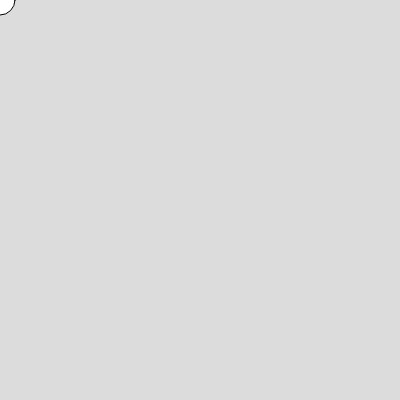
Frame 1 (no input)
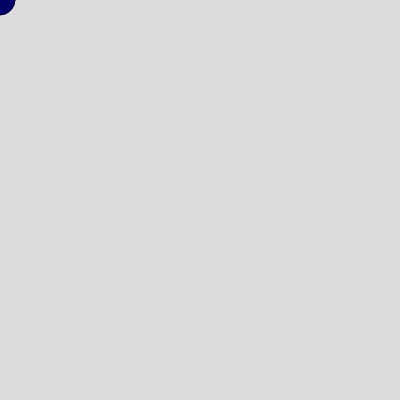
Frame 60 (no input)
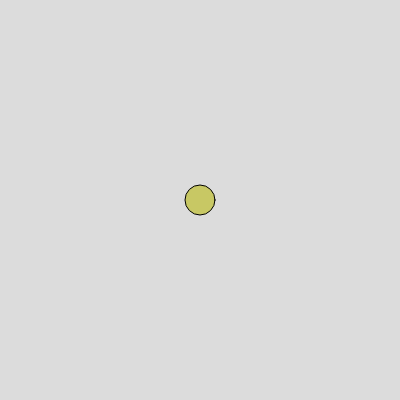
Frame 120 (the mouse pressed at the canvas centre since frame 60)

The p5.js sketch that drew these frames (run headless with seeded random() and noise() and a simulated clock; from frame 60 on, the mouse is pressed at the canvas centre):

// p5.js sketch
// ── sketch.js
function setup() {
  createCanvas(400, 400);
}

function draw() {
  background(220);
	ellipse(mouseX, mouseY, 30, 30)
	fill(mouseX, mouseY, 100)
}
